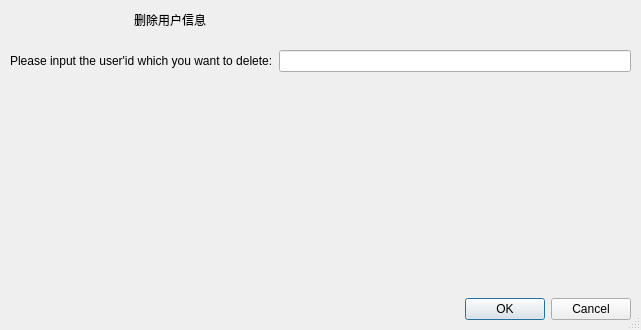
<?xml version="1.0" encoding="UTF-8"?>
<ui version="4.0">
 <class>Dialog_User_Delete</class>
 <widget class="QDialog" name="Dialog_User_Delete">
  <property name="geometry">
   <rect>
    <x>0</x>
    <y>0</y>
    <width>641</width>
    <height>330</height>
   </rect>
  </property>
  <property name="windowTitle">
   <string>Dialog</string>
  </property>
  <property name="sizeGripEnabled">
   <bool>true</bool>
  </property>
  <layout class="QVBoxLayout" name="verticalLayout">
   <property name="spacing">
    <number>0</number>
   </property>
   <property name="leftMargin">
    <number>0</number>
   </property>
   <property name="topMargin">
    <number>0</number>
   </property>
   <property name="rightMargin">
    <number>0</number>
   </property>
   <property name="bottomMargin">
    <number>0</number>
   </property>
   <item>
    <widget class="QWidget" name="widgetTitle" native="true">
     <property name="sizePolicy">
      <sizepolicy hsizetype="Preferred" vsizetype="Fixed">
       <horstretch>0</horstretch>
       <verstretch>0</verstretch>
      </sizepolicy>
     </property>
     <property name="minimumSize">
      <size>
       <width>0</width>
       <height>40</height>
      </size>
     </property>
     <property name="styleSheet">
      <string notr="true">QWidget#widgetTitle{
background:qlineargradient(spread:pad,x1:0,y1:0,x2:1,y2:0,stop:0 #0973AB,stop:1 #098DCE);
}
QWidget#widgetTitle&gt;QLabel{
color:#ABD6FF;
}
QLabel#labTitle{
font:14px;
}
QLabel#labInfo{
font:12px;
}
QFrame#line{
color:#ABD6FF;
}
QToolButton::menu-indicator{
image:None;
}</string>
     </property>
     <layout class="QHBoxLayout" name="horizontalLayout_2">
      <property name="spacing">
       <number>0</number>
      </property>
      <property name="leftMargin">
       <number>10</number>
      </property>
      <property name="topMargin">
       <number>0</number>
      </property>
      <property name="rightMargin">
       <number>0</number>
      </property>
      <property name="bottomMargin">
       <number>0</number>
      </property>
      <item>
       <widget class="QLabel" name="labIco">
        <property name="sizePolicy">
         <sizepolicy hsizetype="Minimum" vsizetype="Preferred">
          <horstretch>0</horstretch>
          <verstretch>0</verstretch>
         </sizepolicy>
        </property>
        <property name="minimumSize">
         <size>
          <width>100</width>
          <height>0</height>
         </size>
        </property>
        <property name="styleSheet">
         <string notr="true">image: url(:/image/logo.png);</string>
        </property>
        <property name="text">
         <string/>
        </property>
        <property name="alignment">
         <set>Qt::AlignCenter</set>
        </property>
       </widget>
      </item>
      <item>
       <spacer name="horizontalSpacer">
        <property name="orientation">
         <enum>Qt::Horizontal</enum>
        </property>
        <property name="sizeType">
         <enum>QSizePolicy::Minimum</enum>
        </property>
        <property name="sizeHint" stdset="0">
         <size>
          <width>24</width>
          <height>20</height>
         </size>
        </property>
       </spacer>
      </item>
      <item>
       <widget class="QLabel" name="labTitle">
        <property name="sizePolicy">
         <sizepolicy hsizetype="Expanding" vsizetype="Preferred">
          <horstretch>0</horstretch>
          <verstretch>0</verstretch>
         </sizepolicy>
        </property>
        <property name="styleSheet">
         <string notr="true"/>
        </property>
        <property name="text">
         <string>删除用户信息</string>
        </property>
        <property name="alignment">
         <set>Qt::AlignLeading|Qt::AlignLeft|Qt::AlignVCenter</set>
        </property>
       </widget>
      </item>
      <item>
       <widget class="QWidget" name="widgetMenu" native="true">
        <property name="sizePolicy">
         <sizepolicy hsizetype="Minimum" vsizetype="Preferred">
          <horstretch>0</horstretch>
          <verstretch>0</verstretch>
         </sizepolicy>
        </property>
        <property name="styleSheet">
         <string notr="true">QToolButton,QPushButton{
border:0px solid #FF0000;
}
QToolButton:hover,QPushButton:hover,QToolButton:pressed,QPushButton:pressed{
background:#067DB8;
}</string>
        </property>
        <layout class="QHBoxLayout" name="horizontalLayout">
         <property name="spacing">
          <number>0</number>
         </property>
         <property name="leftMargin">
          <number>0</number>
         </property>
         <property name="topMargin">
          <number>0</number>
         </property>
         <property name="rightMargin">
          <number>0</number>
         </property>
         <property name="bottomMargin">
          <number>0</number>
         </property>
         <item>
          <widget class="QPushButton" name="btnMenu_Min">
           <property name="sizePolicy">
            <sizepolicy hsizetype="Minimum" vsizetype="Expanding">
             <horstretch>0</horstretch>
             <verstretch>0</verstretch>
            </sizepolicy>
           </property>
           <property name="minimumSize">
            <size>
             <width>35</width>
             <height>0</height>
            </size>
           </property>
           <property name="maximumSize">
            <size>
             <width>35</width>
             <height>16777215</height>
            </size>
           </property>
           <property name="cursor">
            <cursorShape>ArrowCursor</cursorShape>
           </property>
           <property name="focusPolicy">
            <enum>Qt::NoFocus</enum>
           </property>
           <property name="toolTip">
            <string>最小化</string>
           </property>
           <property name="text">
            <string/>
           </property>
           <property name="icon">
            <iconset resource="../../image.qrc">
             <normaloff>:/image/titlemini.png</normaloff>:/image/titlemini.png</iconset>
           </property>
           <property name="flat">
            <bool>true</bool>
           </property>
          </widget>
         </item>
         <item>
          <widget class="QPushButton" name="btnMenu_Max">
           <property name="sizePolicy">
            <sizepolicy hsizetype="Fixed" vsizetype="Expanding">
             <horstretch>0</horstretch>
             <verstretch>0</verstretch>
            </sizepolicy>
           </property>
           <property name="minimumSize">
            <size>
             <width>35</width>
             <height>0</height>
            </size>
           </property>
           <property name="maximumSize">
            <size>
             <width>35</width>
             <height>16777215</height>
            </size>
           </property>
           <property name="cursor">
            <cursorShape>ArrowCursor</cursorShape>
           </property>
           <property name="focusPolicy">
            <enum>Qt::NoFocus</enum>
           </property>
           <property name="toolTip">
            <string>最大化</string>
           </property>
           <property name="text">
            <string/>
           </property>
           <property name="icon">
            <iconset resource="../../image.qrc">
             <normaloff>:/image/titlemax.png</normaloff>:/image/titlemax.png</iconset>
           </property>
           <property name="flat">
            <bool>true</bool>
           </property>
          </widget>
         </item>
         <item>
          <widget class="QPushButton" name="btnMenu_Close">
           <property name="sizePolicy">
            <sizepolicy hsizetype="Fixed" vsizetype="Expanding">
             <horstretch>0</horstretch>
             <verstretch>0</verstretch>
            </sizepolicy>
           </property>
           <property name="minimumSize">
            <size>
             <width>35</width>
             <height>0</height>
            </size>
           </property>
           <property name="maximumSize">
            <size>
             <width>35</width>
             <height>16777215</height>
            </size>
           </property>
           <property name="cursor">
            <cursorShape>ArrowCursor</cursorShape>
           </property>
           <property name="focusPolicy">
            <enum>Qt::NoFocus</enum>
           </property>
           <property name="toolTip">
            <string>关闭</string>
           </property>
           <property name="text">
            <string/>
           </property>
           <property name="icon">
            <iconset resource="../../image.qrc">
             <normaloff>:/image/titleclose.png</normaloff>:/image/titleclose.png</iconset>
           </property>
           <property name="flat">
            <bool>true</bool>
           </property>
          </widget>
         </item>
        </layout>
       </widget>
      </item>
     </layout>
    </widget>
   </item>
   <item>
    <widget class="QWidget" name="widgetMain" native="true">
     <property name="styleSheet">
      <string notr="true">QWidget#widgetMain{
border-image: url(:/image/bj.png);
}</string>
     </property>
     <layout class="QGridLayout" name="gridLayout">
      <property name="leftMargin">
       <number>10</number>
      </property>
      <property name="topMargin">
       <number>10</number>
      </property>
      <property name="rightMargin">
       <number>10</number>
      </property>
      <property name="bottomMargin">
       <number>10</number>
      </property>
      <item row="0" column="0">
       <widget class="QLabel" name="label_user_id">
        <property name="text">
         <string>Please input the user'id which you want to delete:</string>
        </property>
       </widget>
      </item>
      <item row="0" column="1">
       <widget class="QLineEdit" name="lineEdit_user_id"/>
      </item>
      <item row="2" column="0" colspan="2">
       <widget class="QDialogButtonBox" name="buttonBox">
        <property name="orientation">
         <enum>Qt::Horizontal</enum>
        </property>
        <property name="standardButtons">
         <set>QDialogButtonBox::Cancel|QDialogButtonBox::Ok</set>
        </property>
       </widget>
      </item>
      <item row="1" column="0" colspan="2">
       <spacer name="verticalSpacer">
        <property name="orientation">
         <enum>Qt::Vertical</enum>
        </property>
        <property name="sizeHint" stdset="0">
         <size>
          <width>20</width>
          <height>40</height>
         </size>
        </property>
       </spacer>
      </item>
     </layout>
    </widget>
   </item>
  </layout>
 </widget>
 <resources>
  <include location="../../image.qrc"/>
 </resources>
 <connections>
  <connection>
   <sender>buttonBox</sender>
   <signal>accepted()</signal>
   <receiver>Dialog_User_Delete</receiver>
   <slot>accept()</slot>
   <hints>
    <hint type="sourcelabel">
     <x>248</x>
     <y>254</y>
    </hint>
    <hint type="destinationlabel">
     <x>157</x>
     <y>274</y>
    </hint>
   </hints>
  </connection>
  <connection>
   <sender>buttonBox</sender>
   <signal>rejected()</signal>
   <receiver>Dialog_User_Delete</receiver>
   <slot>reject()</slot>
   <hints>
    <hint type="sourcelabel">
     <x>316</x>
     <y>260</y>
    </hint>
    <hint type="destinationlabel">
     <x>286</x>
     <y>274</y>
    </hint>
   </hints>
  </connection>
 </connections>
</ui>
